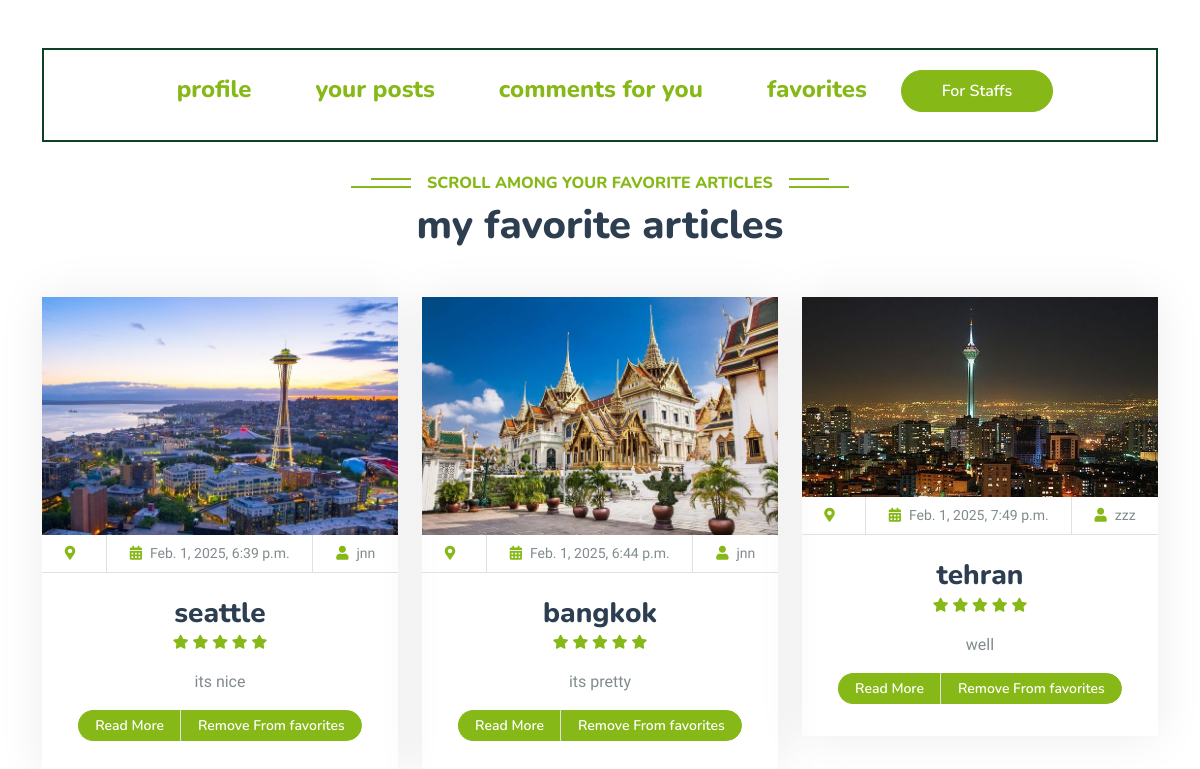
Screenshot of /user-favorites/ (signed in) with the database file from the repository.
### article_module/models.py (models this page shows, shortened)
class Article(models.Model):
    title = models.CharField(max_length=50)
    city = models.CharField(max_length=50)
    reading_duration = models.IntegerField()
    image = models.ImageField(upload_to='articles_pic', null=True, blank=True)
    author = models.ForeignKey(User, on_delete=models.CASCADE, related_name='article_author')
    short_description = models.CharField(max_length=100)
    text = models.TextField()
    create_date = models.DateTimeField(auto_now_add=True, null=True, blank=True)
    slug = models.SlugField(null=True)
    categories = models.ManyToManyField(ArticleCategory)
    is_active = models.BooleanField(default=True)

### user_module/models.py (models this page shows, shortened)
class User(AbstractUser):
    phone = models.IntegerField(verbose_name='your number', null=True, blank=True)
    email_active_code = models.CharField(max_length=100)
    following = models.ManyToManyField('self', through='Contact', related_name='followers', symmetrical=False)
    class Meta:
        verbose_name = 'user'
        verbose_name_plural = 'users'

### profile_module/views.py (the view)
# urls.py: path('user-favorites/', views.favorites, name='user-favorites-page'),
@login_required
def favorites(request):
    user_profile = get_object_or_404(Profile, user_id=request.user.id)
    favorite_articles = user_profile.saved_articles.all()
    return render(request, 'profile/user-favorites.html', {'favorite_articles': favorite_articles})

### profile_module/templates/profile/user-favorites.html (shortened to what this page needs)
{% extends 'base.html' %}
{% load thumbnail %}
{% block content %}
    <div class="container-xxl py-5">
        <div class="container">
            {% include 'profile/components/profile-menu-component.html' %}
            <br>
            <div class="text-center wow fadeInUp" data-wow-delay="0.1s"
                 style="visibility: visible; animation-delay: 0.1s; animation-name: fadeInUp;">
                <h6 class="section-title bg-white text-center text-primary px-3">scroll among your favorite
                    articles</h6>
                <h1 class="mb-5">my favorite articles</h1>
            </div>
            <div class="row g-4 justify-content-center">
                {% for article in favorite_articles %}
                    <div id="favorite-article-{{ article.id }}" class="col-lg-4 col-md-6 wow fadeInUp"
                         data-wow-delay="0.1s"
                         style="visibility: visible; animation-delay: 0.1s; animation-name: fadeInUp;">
                        <div class="package-item">
                            <div class="overflow-hidden">
                                {% thumbnail article.image "400x300" crop="center" as im %}
                                    <img class="img-fluid" src="{{ im.url }}" alt="">
                                {% endthumbnail %}
                            </div>
                            <div class="d-flex border-bottom">
                                <small class="flex-fill text-center border-end py-2"><i
                                        class="fa fa-map-marker-alt text-primary me-2"></i>{{ article.country }}
                                </small>
                                <small class="flex-fill text-center border-end py-2"><i
                                        class="fa fa-calendar-alt text-primary me-2"></i>{{ article.create_date }}
                                </small>
                                <small class="flex-fill text-center py-2"><i
                                        class="fa fa-user text-primary me-2"></i>{{ article.author.username }}
                                </small>
                            </div>
                            <div class="text-center p-4">
                                <h3 class="mb-0">{{ article.title }}</h3>
                                <div class="mb-3">
                                    <small class="fa fa-star text-primary"></small>
                                    <small class="fa fa-star text-primary"></small>
                                    <small class="fa fa-star text-primary"></small>
                                    <small class="fa fa-star text-primary"></small>
                                    <small class="fa fa-star text-primary"></small>
                                </div>
                                <p>{{ article.short_description | truncatechars:40 }}</p>
                                <div class="d-flex justify-content-center mb-2">
                                    <a href="{% url 'article-detail-page' article_id=article.id %}"
                                       class="btn btn-sm btn-primary px-3 border-end"
                                       style="border-radius: 30px 0 0 30px;">Read More</a>
                                    <a onclick="RemoveFromFavorites('{{ article.id }}')"
                                       class="btn btn-sm btn-primary px-3"
                                       style="border-radius: 0 30px 30px 0;">Remove From favorites
                                    </a>
                                </div>
                            </div>
                        </div>
                    </div>
                {% endfor %}
            </div>
        </div>
    </div>
{% endblock %}

### static/css/style.css (style rules this page uses)
:root { --primary: #86B817; --secondary: #FE8800; --light: #F5F5F5; --dark: #14141F; }
.btn { font-family: 'Nunito', sans-serif; font-weight: 600; transition: .5s; }
.btn.btn-primary, .btn.btn-secondary { color: #FFFFFF; }
.section-title { position: relative; display: inline-block; text-transform: uppercase; }
.section-title::before { position: absolute; content: ""; width: calc(100% + 80px); height: 2px; top: 4px; left: -40px; background: var(--primary); z-index: -1; }
.section-title::after { position: absolute; content: ""; width: calc(100% + 120px); height: 2px; bottom: 5px; left: -60px; background: var(--primary); z-index: -1; }
.package-item { box-shadow: 0 0 45px rgba(0, 0, 0, .08); }
.package-item img { transition: .5s; }

### rows the page displays
Article: shows a picture, create_date "Feb. 1, 2025, 6:39 p.m.", author.username "jnn", title "seattle", short_description "its nice"
Article: shows a picture, create_date "Feb. 1, 2025, 6:44 p.m.", author.username "jnn", title "bangkok", short_description "its pretty"
Article: shows a picture, create_date "Feb. 1, 2025, 7:49 p.m.", author.username "zzz", title "tehran", short_description "well"
